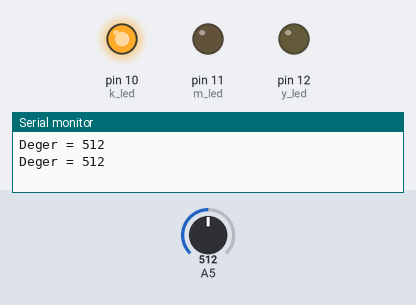
A sketch run on a simulated Arduino Uno, built with avr-gcc and run on an emulated ATmega328P. Parts: output pins drawn as LEDs (lit = HIGH), the last lines printed to the serial monitor. Inputs (shaded band) come from the test bench; at power-on: A5 = 512.

Above: at 1.5 s.
1.6 s: A5 set to 392
3.4 s: A5 set to 361
At 4.3 s:
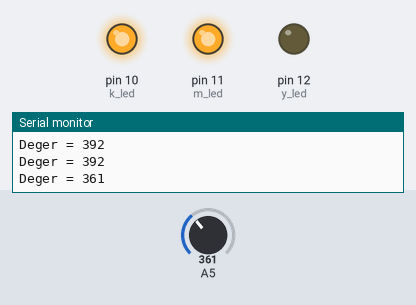
5.2 s: A5 set to 202
6.7 s: A5 set to 177
At 7.8 s:
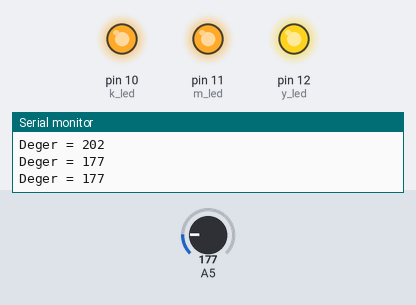
8.2 s: A5 set to 761
At 9.0 s:
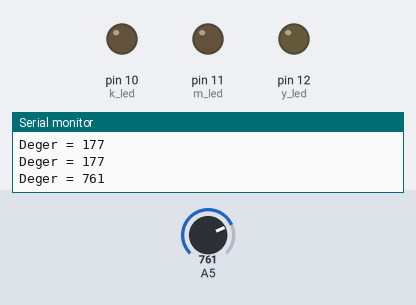
9.7 s: A5 set to 739
At 10.2 s:
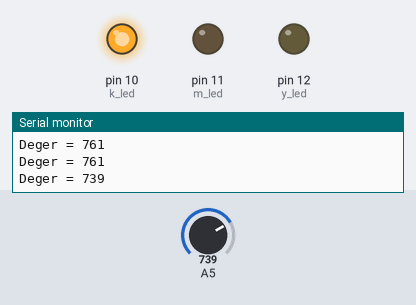
Timing chart, 0 to 12.2 s (numbered marks = the images above; inputs shaded):
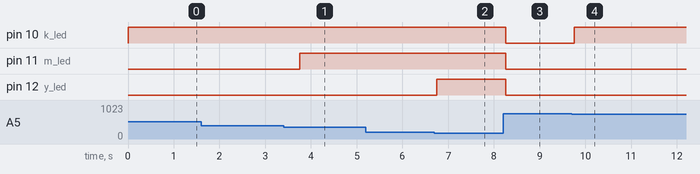

The sketch:

sketch_jan20c.ino
```cpp
#define k_led 10
#define m_led 11
#define y_led 12
int ldrDeger = 0;
void setup() {
  pinMode(A5,INPUT);
  pinMode(k_led,OUTPUT);
  pinMode(m_led,OUTPUT);
  pinMode(y_led,OUTPUT);
  Serial.begin(9600);
}

void loop() {
  ldrDeger = analogRead(A5);
  Serial.print("Deger = ");
  Serial.println(ldrDeger);

  if(ldrDeger < 185){
    digitalWrite(k_led,1);
    digitalWrite(m_led,1);
    digitalWrite(y_led,1);
  }

  else if(ldrDeger>186 && ldrDeger<380){
    digitalWrite(k_led,1);
    digitalWrite(m_led,1);
    digitalWrite(y_led,0);
  }
  else if(ldrDeger>381 && ldrDeger<750){
    digitalWrite(k_led,1);
    digitalWrite(m_led,0);
    digitalWrite(y_led,0);
  }

  else if(ldrDeger>751){
    digitalWrite(k_led,0);
    digitalWrite(m_led,0);
    digitalWrite(y_led,0);
  }


  delay(750);
}
```

Measured:
- the behaviour switches between 380 and 379 on A5 (found by bisection; images 0 and 1)
- the behaviour switches between 185 and 184 on A5 (found by bisection; images 1 and 2)
- the behaviour switches between 750 and 749 on A5 (found by bisection; images 3 and 4)
- after the input at 3.4 s, pin 11 (m_led): LOW → HIGH after 0.35 s
- after the input at 6.7 s, pin 12 (y_led): LOW → HIGH after 0.05 s
- after the input at 8.2 s, pin 10 (k_led), pin 11 (m_led), pin 12 (y_led): HIGH → LOW after 0.05 s
- after the input at 9.7 s, pin 10 (k_led): LOW → HIGH after 0.06 s
